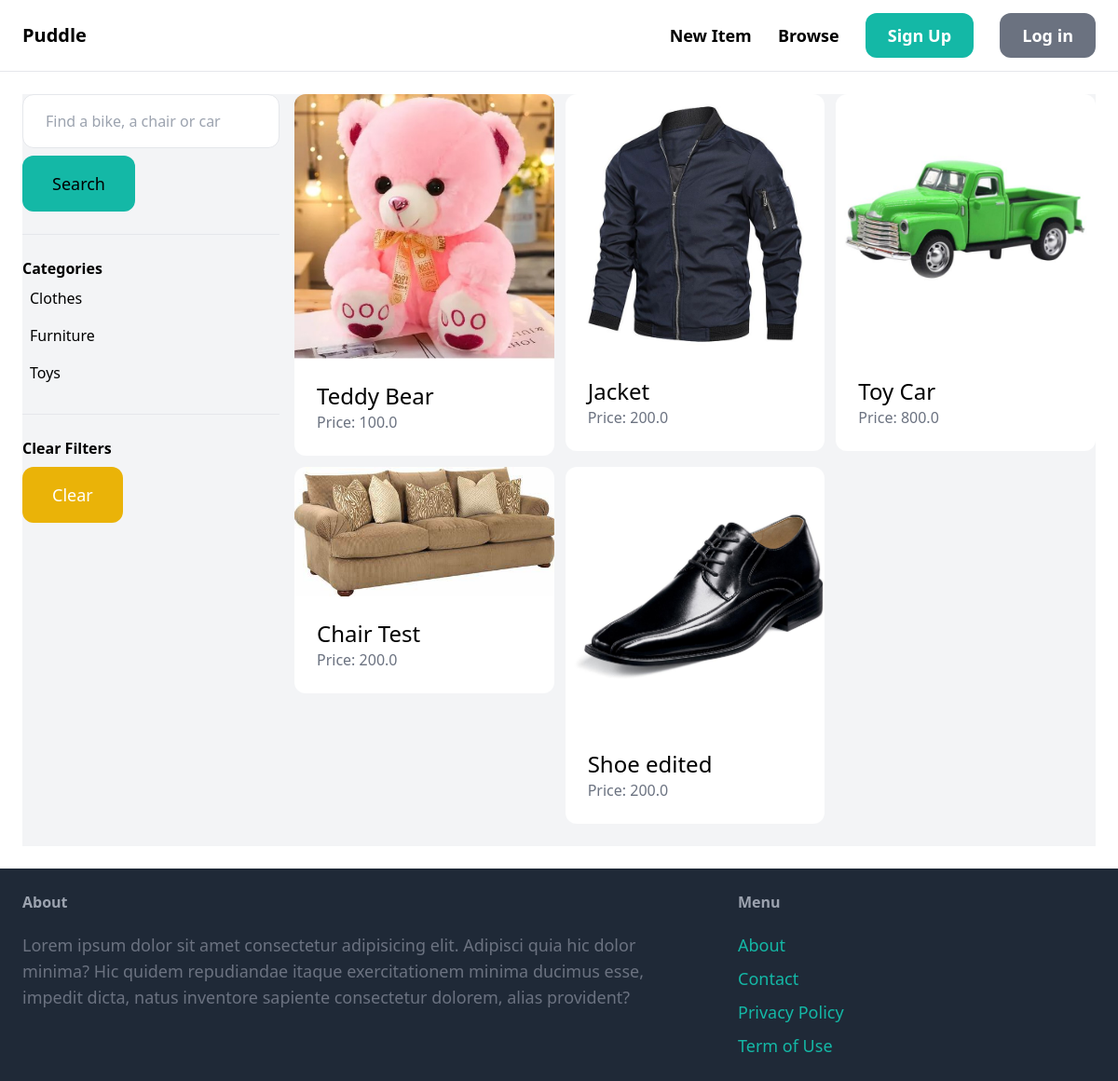
The app's page /items/ with its own data.
### item/models.py (models this page shows, shortened)
class Category(models.Model):
    name = models.CharField(max_length=255)
    class Meta:
        ordering = ('name',)
        verbose_name_plural = 'Categories'

class Item(models.Model):
    category = models.ForeignKey(Category, related_name='items', on_delete=models.CASCADE)
    name = models.CharField(max_length=255)
    description = models.TextField(blank=True, null=True)
    price = models.FloatField()
    image = models.ImageField(upload_to='item_images', blank=True, null=True)
    is_sold = models.BooleanField(default=False)
    created_by = models.ForeignKey(User, related_name='items', on_delete=models.CASCADE)
    created_at = models.DateTimeField(auto_now_add=True)

### item/views.py (the view)
# urls.py: path('', views.items, name='items'),
def items(request):
    query = request.GET.get('query', '')
    category_id = request.GET.get('category', 0)
    categories = Category.objects.all()
    items = Item.objects.filter(is_sold=False)
    if category_id:
        items = items.filter(category_id=category_id)
    if query:
        items = items.filter(Q(name__contains=query) | Q (description__icontains=query))
    return render(request, 'item/items.html', {'items': items, 'query': query, 'categories': categories, 'category_id': int(category_id)})

### item/templates/item/items.html (shortened to what this page needs)
{% extends 'core/base.html' %}
{% block content %}
<div class="pb-6 grid grid-cols-4 gap-4 bg-gray-100">
    <div class="col-span-1">
        <form method="get" action="{% url 'item:items' %}">
            <input name="query" class="w-full py-4 px-6 border rounded-xl" type="text" value="{{ query }}" placeholder="Find a bike, a chair or car">
            <button class="mt-2 py-4 px-8 text-lg bg-teal-500 rounded-xl">Search</button>
        </form>
        <hr class="my-6">
        <p class="font-semibold">Categories</p>
        <ul>
            {% for category in categories %}
                <li class="py-2 px-2 rounded-xl {% if category.id == category_id %} bg-gray-200 {% endif %}">
                    <a href="{% url 'item:items'%}?query={{ query }}&category={{ category.id }}">{{ category.name }}</a>
                </li>
            {% endfor %}
        </ul>
        <hr class="my-6">
        <p class="font-semibold">Clear Filters</p>
        <ul>
            <li>
                <a href="{% url 'item:items' %}" class="mt-2 py-4 px-8 inline-block bg-yellow-500 text-lg rounded-xl text-white">Clear</a>
            </li>
        </ul>
    </div>
    <div class="col-span-3">
        <div class="grid grid-cols-3 gap-3">
            {% for item in items %}
                <div>
                    <a href="{% url 'item:detail' item.id %}">
                        <div>
                            <img src="{{ item.image.url }}" class="rounded-t-xl">
                        </div>
                        <div class="p-6 bg-white rounded-b-xl">
                            <h2 class="text-2xl">{{ item.name }}</h2>
                            <p class="text-gray-500">Price: {{ item.price }}</p>
                        </div>
                    </a>
                </div>
            {% endfor %}
        </div>
    </div>
</div>
{% endblock %}

### records on screen
Category: name "Clothes"
Category: name "Furniture"
Category: name "Toys"
Item: image (picture), name "Teddy Bear", price "100.0"
Item: image (picture), name "Jacket", price "200.0"
Item: image (picture), name "Toy Car", price "800.0"
Item: image (picture), name "Chair Test", price "200.0"
Item: image (picture), name "Shoe edited", price "200.0"
